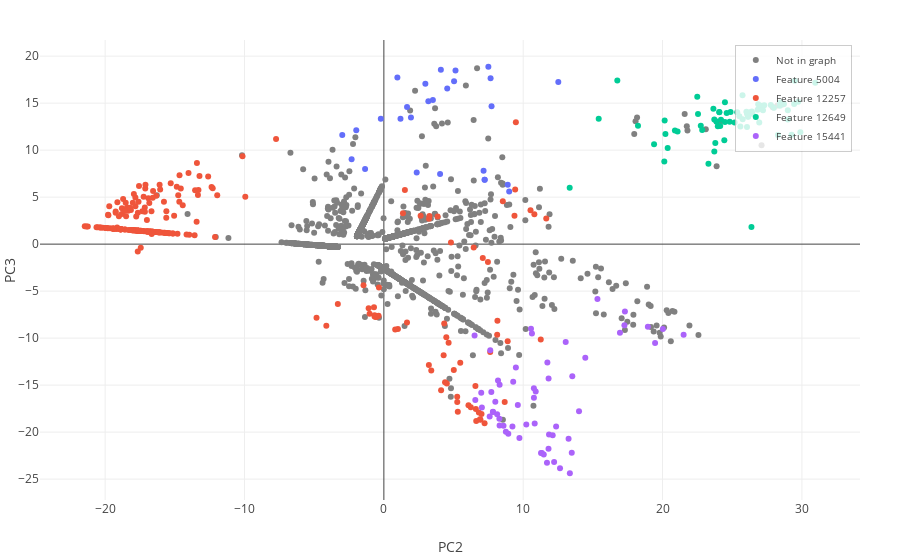

Source (notebook cell):
### Code cell
fig, color_map = plot_pca_2d(
    pca_df, results["all_max_feature_info"], fs_splitting_nodes
)
fig.show()

### Figure 1 — Plotly figure (JSON) as saved in the notebook; plotly's stock layout.template omitted (floating-point values rounded to 4 significant figures; data arrays with more than 128 entries replaced by an {"elided": "..."} marker saying what was removed)
{"data": [{"customdata": {"elided": "1823x3 mixed values"}, "hovertemplate": "Token: %{customdata[0]}<br>Context: %{customdata[1]}<br>Feature: %{customdata[2]}<br><extra></extra>", "marker": {"color": "grey"}, "mode": "markers", "name": "Not in graph", "type": "scatter", "x": {"elided": "1823 float values"}, "y": {"elided": "1823 float values"}}, {"customdata": [[" of", " portion. Sure, I have my favorites in each| of| these areas, call \"The Perfect Storm\" We", 5004], [" of", " gifts and prayers. We are so grateful for each| of| you!\n\nIn addition to that...we have", 5004], [" of", " metabolites, oxidative stress, and detoxification load. Each| of| these processes and substances can ultimately help doctors and patients", 5004], [" of", ", and a military thinker equal to Napoleon. Any| of| these achievements would have earned him a place in history", 5004], [" of", ", and a military thinker equal to Napoleon. Any| of| these achievements would have earned him a place in history", 5004], [" of", ", and a military thinker equal to Napoleon. Any| of| these achievements would have earned him a place in history", 5004], [" of", ", and a military thinker equal to Napoleon. Any| of| these achievements would have earned him a place in history", 5004], [" of", ", and a military thinker equal to Napoleon. Any| of| these achievements would have earned him a place in history", 5004], [" of", " constant during the course of the experiment. For each| of| the four datasets, the following experimental data are measured", 5004], [" of", " the derived stochastic screens becomes visible.\nWith each| of| the above patents and citations, and those mentioned below", 5004], [" of", " MSSA, displaying no bactericidal activity in any| of| the cases and showing regrowth after 24", 5004], [" of", " is usually installed to provide a limited solution to each| of| the above-mentioned questions. Non-limiting examples", 5004], [" of", "** to afford the Z-isomers of either| of| the starting 4-oxo-2-thio", 5004], [" of", "5 mmol) was added to a suspension of each| of| **E,Z-3a-c**", 5004], [" of", "**\n----------------------------------\n\nA suspension of each| of| **E,Z-3a-c**", 5004], [" of", " are only asked to determine which, if either,| of| the two insurance companies should undertake the defense of the", 5004], [" of", "\n\n3.  It is not assumed that any| of| the processes $(\\vartheta)$, $(\\varphi)$, or $(\\", 5004], [" of", " back to the community!\"\n\nHaving participated in each| of| these annual events, this was the third time I", 5004], [" of", " the entire radio when leaving the vehicle.\nEach| of| these prior art methods are either cumbersome or inconvenient to", 5004], [" of", ".\n\n              The jury found Upton guilty on each| of| the three counts:\n\nconspiracy to commit money laundering", 5004], ["of", " deadline – is materially different\n\nfrom    either   |of|   the    Supreme    Court's   examples", 5004], [" of", " define 'high risk of bias' based on each| of| three criteria, namely inadequate concealment of intervention allocation,", 5004], [" of", " than just differentiable). Let us point out that any| of| the two previous hypotheses implies that the dynamic of the", 5004], [" of", " for one point $(s,t)$ of each| of| these three sets.\\\nWe prove the result only", 5004], [" of", " further subdivided into 11 subdomains. Each| of| the 11 subdomains contain specific residues and", 5004], [" of", " he did not know the present market value of either| of| these items.\nFurther testimony adduced by the People", 5004], [" of", " your business. Always remember to set KPIs for each| of| the goals to assess what is working and what’", 5004]], "hovertemplate": "Token: %{customdata[0]}<br>Context: %{customdata[1]}<br>Feature: %{customdata[2]}<br><extra></extra>", "marker": {"color": "#636EFA"}, "mode": "markers", "name": "Feature 5004", "type": "scatter", "x": [7.659, 12.52, 5.14, 7.238, 7.228, 7.156, 8.994, 8.888, 0.9693, 7.5, 4.034, 3.193, -2.985, 1.663, 1.193, -1.347, 2.357, 3.519, 5.039, 1.945, -1.98, 4.547, -2.316, 2.977, 4.091, -0.2193, 7.728], "y": [17.66, 17.25, 18.47, 6.861, 6.852, 7.819, 5.593, 6.312, 17.72, 18.87, 7.466, 15.19, 11.6, 14.58, 13.34, 7.999, 7.628, 15.34, 17.33, 13.47, 12.11, 16.55, 9.034, 17.05, 18.56, 13.33, 14.66]}, {"customdata": {"elided": "237x3 mixed values"}, "hovertemplate": "Token: %{customdata[0]}<br>Context: %{customdata[1]}<br>Feature: %{customdata[2]}<br><extra></extra>", "marker": {"color": "#EF553B"}, "mode": "markers", "name": "Feature 12257", "type": "scatter", "x": {"elided": "237 float values"}, "y": {"elided": "237 float values"}}, {"customdata": {"elided": "70x3 mixed values"}, "hovertemplate": "Token: %{customdata[0]}<br>Context: %{customdata[1]}<br>Feature: %{customdata[2]}<br><extra></extra>", "marker": {"color": "#00CC96"}, "mode": "markers", "name": "Feature 12649", "type": "scatter", "x": [25.36, 20.13, 27.77, 26.02, 23.97, 26.1, 26.91, 26.15, 28.42, 25.75, 27.13, 24.48, 23.72, 26.41, 26.45, 20.15, 25.74, 20.21, 21.08, 22.74, 28.43, 27.99, 28.71, 23.72, 28.99, 26.06, 29.49, 23.86, 22.54, 22.49, 24.14, 18.24, 23.65, 28.46, 29.73, 26.06, 24.82, 24.07, 24.48, 25.51, 25.58, 30.96, 23.79, 23.29, 19.39, 20.89, 15.42, 16.75, 24.6, 24.88, 28.99, 27.3, 24.43, 29.26, 24.07, 28.28, 26.94, 24.19, 26.86, 25.17, 26.38, 26.82, 29.44, 22.85, 20.37, 29.89, 26.13, 27.21, 26.28, 13.34], "y": [14.03, 8.79, 14.8, 14.09, 12.54, 13.86, 14.38, 13.57, 14.91, 13.29, 14.73, 13.0, 9.866, 14.1, 13.88, 13.16, 15.84, 11.71, 11.98, 12.59, 14.71, 14.52, 14.91, 13.26, 13.25, 12.46, 17.38, 13.05, 13.84, 15.69, 12.57, 12.58, 14.39, 15.06, 15.15, 13.86, 13.03, 14.04, 15.09, 13.6, 12.51, 17.16, 10.75, 8.551, 10.63, 12.08, 13.34, 17.41, 13.96, 14.06, 14.24, 14.79, 11.06, 11.64, 14.06, 11.62, 12.94, 13.22, 14.89, 12.93, 1.833, 14.31, 14.9, 12.15, 10.22, 11.91, 13.56, 14.25, 14.03, 5.992]}, {"customdata": {"elided": "57x3 mixed values"}, "hovertemplate": "Token: %{customdata[0]}<br>Context: %{customdata[1]}<br>Feature: %{customdata[2]}<br><extra></extra>", "marker": {"color": "#AB63FA"}, "mode": "markers", "name": "Feature 15441", "type": "scatter", "x": [9.614, 10.63, 8.306, 14.01, 11.71, 10.56, 6.51, 17.26, 9.282, 7.634, 11.82, 15.33, 11.28, 14.46, 11.85, 6.988, 7.998, 16.94, 10.77, 12.12, 12.36, 7.83, 13.05, 11.82, 12.64, 11.34, 11.48, 20.02, 21.51, 13.52, 7.823, 13.26, 8.305, 9.227, 7.593, 10.22, 8.93, 18.95, 9.473, 17.3, 10.77, 6.562, 7.712, 13.48, 7.034, 11.73, 13.35, 8.191, 10.9, 8.29, 12.22, 19.46, 8.585, 8.755, 10.82, 9.728, 8.129], "y": [-17.13, -9.505, -14.97, -17.78, -23.26, -9.016, -9.725, -8.618, -14.65, -11.29, -21.78, -5.845, -22.23, -12.1, -20.24, -15.81, -16.77, -9.427, -16.33, -20.32, -19.39, -17.83, -10.41, -14.29, -23.83, -22.22, -22.39, -9.037, -9.638, -14.05, -17.86, -20.71, -19.29, -19.41, -18.35, -19.19, -20.18, -8.783, -13.14, -7.175, -15.33, -16.58, -15.73, -22.2, -17.38, -12.58, -24.38, -14.52, -15.69, -18.57, -23.17, -10.53, -19.32, -19.96, -19.1, -20.63, -18.11]}], "layout": {"autosize": true, "hoverdistance": 5, "hovermode": "closest", "legend": {"bgcolor": "rgba(255, 255, 255, 0.8)", "bordercolor": "rgba(0,0,0,0.2)", "borderwidth": 1, "font": {"size": 10}, "x": 0.99, "xanchor": "right", "y": 0.99, "yanchor": "top"}, "margin": {"b": 60, "l": 40, "r": 40, "t": 40}, "xaxis": {"title": {"text": "PC2"}}, "yaxis": {"title": {"text": "PC3"}}}}
